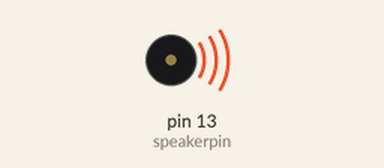
A sketch run on a simulated Arduino Uno, built with avr-gcc and run on an emulated ATmega328P. Shown: buzzer (waves = sounding).

Above: at 0.5 s.
Timing chart, 0 to 4.6 s (numbered marks = the images above):
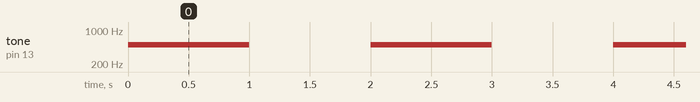

Measured:
- by itself, tone on pin 13 (speakerpin): alternates 500 Hz for 1.0 s and silent for 1.0 s

The sketch:

test_buzzer.ino
```cpp
int speakerpin = 13;

void setup(){}

void loop(){
  tone(speakerpin, 500, 1000);
  delay(2000);
}
```
